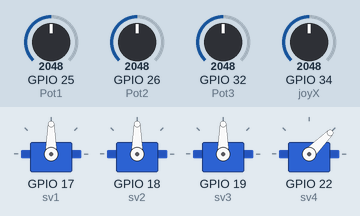
The sketch below on a simulated ESP32. Parts: 4 × servo. The test bench sets the inputs (shaded band); at power-on: GPIO 25 (Pot1) = 2048, GPIO 26 (Pot2) = 2048, GPIO 32 (Pot3) = 2048, GPIO 34 (joyX) = 2048.

Above: at 1.2 s.
1.3 s: GPIO 25 (Pot1) set to 2866
At 2.0 s:
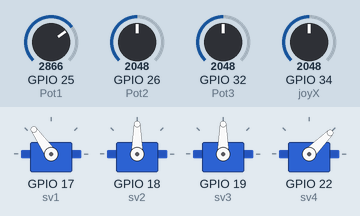
2.8 s: GPIO 26 (Pot2) set to 2866
At 3.2 s:
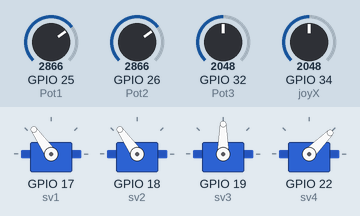
4.3 s: GPIO 32 (Pot3) set to 2866
At 5.5 s:
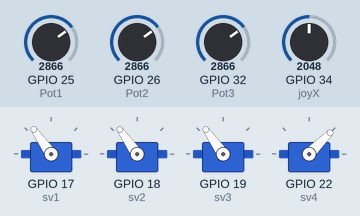
5.8 s: GPIO 34 (joyX) set to 2866
At 6.7 s:
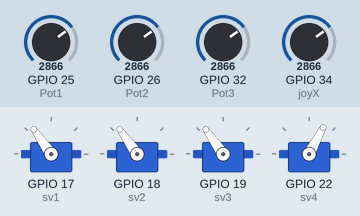
7.3 s: GPIO 25 (Pot1) set to 3972
At 7.8 s:
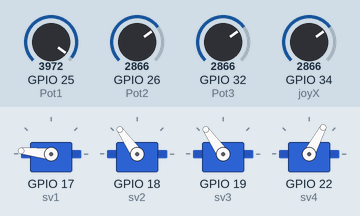
8.8 s: GPIO 26 (Pot2) set to 3972
At 10.2 s:
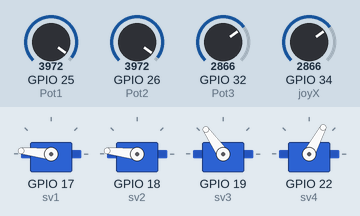
Timing chart, 0 to 11.3 s (numbered marks = the images above; inputs shaded):
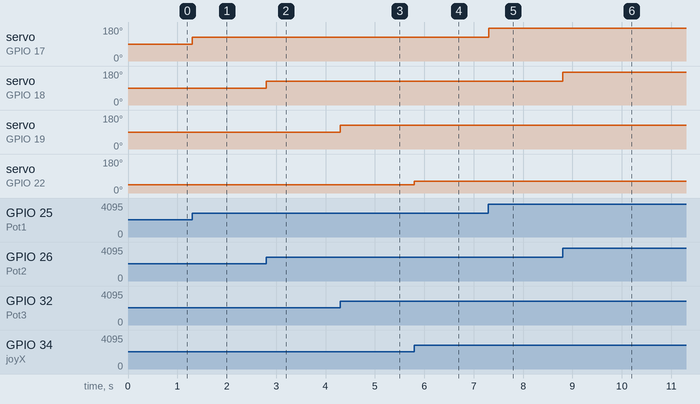

The sketch:

RobotArm_Potentiometers.ino
```cpp
#include<ESP32Servo.h>
int Pot1 = 25;
int Pot2 = 26;
int Pot3 = 32;
int joyX = 34;
int aRead, bRead, cRead, joyVal;
Servo sv1,sv2,sv3,sv4;

void setup() {
  sv1.attach(17);
  sv2.attach(18);
  sv3.attach(19);
  sv4.attach(22);

}

void loop() {

  aRead = analogRead(Pot1);
  aRead = ((180./4095.)*aRead);
  sv1.write(aRead);

  bRead = analogRead(Pot2);
  bRead = ((180./4095.)*bRead);
  sv2.write(bRead);

  cRead = analogRead(Pot3);
  cRead = ((180./4095.)*cRead);
  sv3.write(cRead);

  joyVal = analogRead(joyX);
  joyVal = ((90./4095.)*joyVal);
  sv4.write(joyVal);

}
```

Measured:
- after the input at 1.3 s, servo on GPIO 17 (sv1): 90° → 125° at once
- after the input at 2.8 s, servo on GPIO 18 (sv2): 90° → 125° at once
- after the input at 4.3 s, servo on GPIO 19 (sv3): 90° → 125° at once
- after the input at 5.8 s, servo on GPIO 22 (sv4): 45° → 62° at once
- after the input at 7.3 s, servo on GPIO 17 (sv1): 125° → 174° at once
- after the input at 8.8 s, servo on GPIO 18 (sv2): 125° → 174° at once
